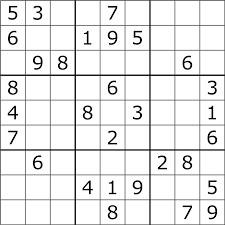
#> input picture su_img.png, 225 x 225 px, found by its file name
$ jupyter execute --allow-errors 'Sudoku Solver.ipynb'
#> lines starting #> are read from the running program, lines starting #| are printed output that depends on the picture; after the words box and inside, x2 and y2 are one past the last pixel; in counts of white or black regions, pixels touching at a corner belong together
[cell 1]
import cv2
import numpy as np
import pandas as pd
import matplotlib.pyplot as plt

[cell 2]
img = cv2.imread(r"C:\Users\vamshi krishna\Desktop\su_img.png", 0)
#> img is the input picture: shape (225, 225); min 0, max 255, mean 233.5
plt.imshow(img, 'gray')

# Applying Binary Threshold for finding sudoku boundaries

[cell 3]
ret, thresh = cv2.threshold(img.copy(), 180, 255, cv2.THRESH_BINARY_INV)
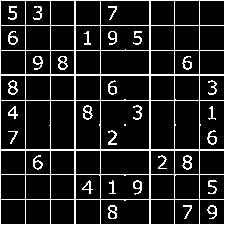
#> thresh: shape (225, 225); 12.9% white in thin lines or dots
plt.imshow(thresh, 'gray')

[cell 4]
contours, heirarchy = cv2.findContours(thresh, cv2.RETR_TREE, cv2.CHAIN_APPROX_NONE)
#> contours = 117 contours, 4 with area under 20; largest, box (x1, y1, x2, y2) and area: (0, 0, 225, 225) 50176, (100, 100, 150, 150) 2399, (0, 100, 26, 150) 1223, (100, 0, 150, 26) 1223, (25, 100, 51, 150) 1222

We need to find the countour corresponding to puzzle boundary

[cell 5]
cnts = sorted(contours, key=cv2.contourArea, reverse=True)
#> cnts has the same summary as contours
rect = None

for c in cnts:
    perimeter = cv2.arcLength(c, True)
    approx = cv2.approxPolyDP(c, 0.02*perimeter, True)
    if len(approx)==4:
        rect = approx
        break
#> this loop made 1 pass
#> (perimeter, rect) on pass 1: (896, [[0, 0], [0, 224], [224, 224], [224, 0]])

[cell 6]
rect
#> Out = [[0, 0], [0, 224], [224, 224], [224, 0]]

# Ordering the points of above Contour ie, Converting image to sudoku top down view

East direction is taken as positive X-axis and South direction is taken as positive Y-axis.
Top left point will have minimum sum and bottom right point will have maximum sum.
Top right will have smallest difference and Bottom left will have maximum difference.
rect stores points in order: top left, top right, bottom right, bottom left.

[cell 7]
def orderpoints(pts):
    rect = np.zeros((4, 2), dtype="float32")
    # d stores sum of all four coordinates
    s = []
    for row in pts:
        s.append(np.sum(row, axis=1))
#> this loop made 4 passes
#> after the loop, s = [[0], [224], [448], [224]]
    tl = pts[np.argmin(s)]
#> tl = [[0, 0]]
    br = pts[np.argmax(s)]
#> br = [[224, 224]]

    # d stores difference of all four coordinates
    d = []
    for row in pts:
        d.append(np.diff(row, axis=1))
#> after the loop, d = [[0], [224], [0], [-224]]
    tr = pts[np.argmin(d)]
#> tr = [[224, 0]]
    bl = pts[np.argmax(d)]
#> bl = [[0, 224]]

    # Store tl, tr, br, bl in rect
    rect[0]=tl
    rect[1]=tr
    rect[2]=br
    rect[3]=bl

    return rect

# Croping image of sudoku

[cell 8]
def four_point_transform(image, pts):
    rect = orderpoints(pts)
#> rect = [[0, 0], [224, 0], [224, 224], [0, 224]]
    (tl, tr, br, bl) = rect
#> tl = [0, 0]; tr = [224, 0]; br = [224, 224]; bl = [0, 224]
    widthA = np.sqrt(((br[0] - bl[0]) ** 2) + ((br[1] - bl[1]) ** 2))
#> widthA = 224
    widthB = np.sqrt(((tr[0] - tl[0]) ** 2) + ((tr[1] - tl[1]) ** 2))
#> widthB = 224
    maxWidth = max(int(widthA), int(widthB))
#> maxWidth = 224

    heightA = np.sqrt(((tr[0] - br[0]) ** 2) + ((tr[1] - br[1]) ** 2))
#> heightA = 224
    heightB = np.sqrt(((tl[0] - bl[0]) ** 2) + ((tl[1] - bl[1]) ** 2))
#> heightB = 224
    maxHeight = max(int(heightA), int(heightB))
#> maxHeight = 224

    dst = np.array([
        [0, 0],
        [maxWidth - 1, 0],
        [maxWidth - 1, maxHeight - 1],
        [0, maxHeight - 1]], dtype = "float32")
#> dst = [[0, 0], [223, 0], [223, 223], [0, 223]]

    #refer geeks for geeks for perspective transform

    matrix = cv2.getPerspectiveTransform(rect, dst)
#> matrix = [[0.996, 0, 0], [0, 0.996, 0], [0, 0, 1]]
    wrapped = cv2.warpPerspective(image, matrix, (maxWidth, maxHeight))
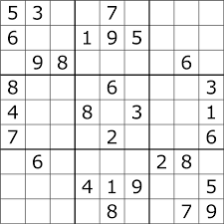
#> wrapped: shape (224, 224); min 0, max 255, mean 233.6

    return wrapped

Preproceesing of image is done

[cell 9]
img_preprocessed = four_point_transform(img, rect)
plt.imshow(img_preprocessed)

Here we get almost same image as input image but when we have some other objects in the image along with sudoku then we can see the difference

# Digits Recognisation using CNN

[cell 10]
from keras.datasets import mnist

[cell 11]
from keras.models import Sequential
from keras.layers import Conv2D, Lambda, MaxPooling2D
from keras.layers import Dense, Dropout, Flatten

from keras.layers.normalization import BatchNormalization

from keras.utils import np_utils

#> (a cell that did not finish here is left out)

#> (a cell that did not finish here is left out)

#> (a cell that did not finish here is left out)

#> (a cell that did not finish here is left out)

#> (a cell that did not finish here is left out)

#> (a cell that did not finish here is left out)

#> (a cell that did not finish here is left out)

#> (a cell that did not finish here is left out)

#> (a cell that did not finish here is left out)

#> (a cell that did not finish here is left out)

#> (a cell that did not finish here is left out)

[cell 23]
test = cv2.imread(r"C:\Users\vamshi krishna\Desktop\w3.jpg", 0)
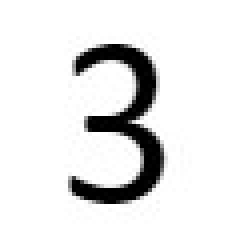
#> input picture Digit Images/w3.jpg, 57 x 62 px, found by its file name (shown 4 times larger)
#> test is the input picture: shape (62, 57); min 0, max 255, mean 229.1

[cell 24]
plt.imshow(test, 'gray')

[cell 25]
ret, thresh = cv2.threshold(test.copy(), 100, 255, cv2.THRESH_BINARY_INV)
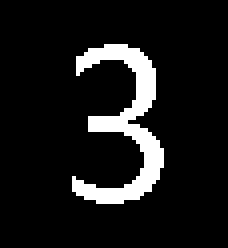
#> thresh: shape (62, 57) (shown 4 times larger); 9.6% white; 1 white region, box (x1, y1, x2, y2) and area: (18, 11, 41, 51) 338
resized_digit = cv2.resize(thresh, (28, 28))
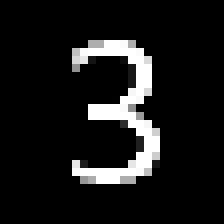
#> resized_digit: shape (28, 28) (shown 8 times larger); min 0, max 255, mean 24.6
plt.imshow(resized_digit)
resized_digit = resized_digit.reshape(1, 28, 28, 1)

#> (a cell that did not finish here is left out)

[cell 27]
resized_digit.shape
#> Out = (1, 28, 28, 1)
